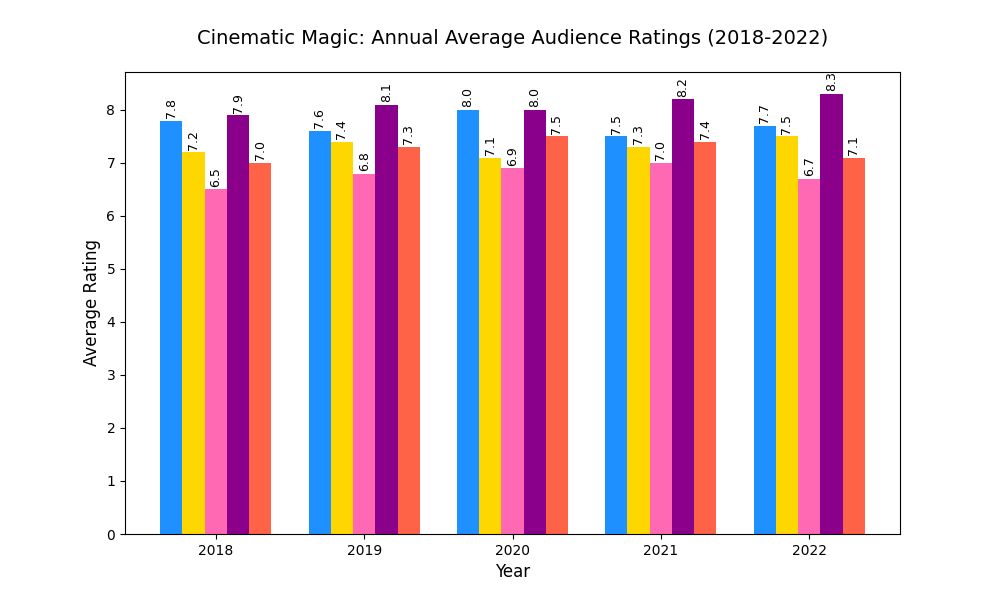

The Python source for this figure:
import matplotlib.pyplot as plt
import numpy as np

years = ["2018", "2019", "2020", "2021", "2022"]
genres = ["Action", "Romance", "Horror", "Adventure", "Comedy"]

ratings_data = np.array([
    [7.8, 7.6, 8.0, 7.5, 7.7],  # Action
    [7.2, 7.4, 7.1, 7.3, 7.5],  # Romance
    [6.5, 6.8, 6.9, 7.0, 6.7],  # Horror
    [7.9, 8.1, 8.0, 8.2, 8.3],  # Adventure
    [7.0, 7.3, 7.5, 7.4, 7.1]   # Comedy
])

colors = ['#1E90FF', '#FFD700', '#FF69B4', '#8B008B', '#FF6347']

fig, ax = plt.subplots(figsize=(10, 6))
bar_width = 0.15
x_pos = np.arange(len(years))

for i, genre in enumerate(genres):
    ax.bar(x_pos + i * bar_width, ratings_data[i], width=bar_width, color=colors[i])

plt.title('Cinematic Magic: Annual Average Audience Ratings (2018-2022)', fontsize=14, pad=20)
plt.xlabel('Year', fontsize=12)
plt.ylabel('Average Rating', fontsize=12)
plt.xticks(x_pos + bar_width * (len(genres) / 2 - 0.5), years)

for i, genre in enumerate(genres):
    for j in range(len(years)):
        ax.text(x_pos[j] + i * bar_width, ratings_data[i][j] + 0.05, f'{ratings_data[i][j]:.1f}', 
                ha='center', va='bottom', fontsize=9, color='black', rotation=90)

plt.show()
